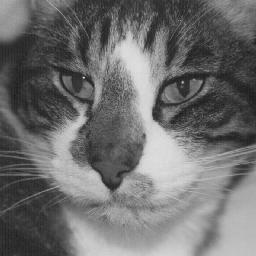
#> input picture Lezioni/Lezione_1/dorian.jpg, 256 x 256 px
$ jupyter execute --allow-errors 3_img.ipynb
#> lines starting #> are read from the running program, lines starting #| are printed output that depends on the picture
# IMMAGINI

Librerie da utilizzare

[cell 1]
import numpy as np
import matplotlib.pyplot as plt
import scipy.ndimage as ndi
import skimage.io as io

## Immagini in scala di grigio

Ricordando che le immagini in scala di grigi possono essere rappresentate come delle matrici i cui elementi possono variare tra 0 e K-1, possiamo allora impostare l'immagine come:

[cell 2]
# Carichiamo l'immagine
x = io.imread("dorian.jpg")
#> x is the input picture: shape (256, 256); min 21, max 228, mean 110.6

# Ricaviamo le dimensioni
(M,N) = x.shape
#> M = 256; N = 256

Tale codice, però, funziona solo se stiamo lavorando con immagini in un determinato formato. Se invece stiamo parlando di immagini di tipo bit raw, allora per leggerle abbiamo bisogno di conoscere:
- Dimensione dell'immagine M ed N
- Numero di bit dedicati ad ogni pixel

#> (a cell that did not finish here is left out)

Per la visualizzazione delle immagini, invece, si può utilizzate Matplotlib nel seguente modo:

[cell 4]
# Genero la finestra su cui andare a visualizzare i risultati
plt.figure(1)

# Plotto l'immagine sulla finestra target, specificando il range
# ed il colore ("gray")
plt.imshow(x, clim=[0,255], cmap="gray")

[cell 5]
# Se non specifichiamo clim, la funzione prenderà i valori di min(x) e max(x)
# come limiti del range
plt.imshow(x,clim=None,cmap="gray")

### Salvataggio dell'immagine come jpg

Dopo aver processato l'immagine è possibile salvarla in un certo formato. Tramite tale salvataggio stiamo anche effettuando una compressione di tipo JPEG. La bontà della compressione è basata sull'attributo quality dato in ingresso alla funzione

[cell 6]
x = np.uint8(x)
io.imsave("immagine70.jpg", x, quality=70)
io.imsave("immagine80.jpg", x, quality=100)
io.imsave("immagine40.jpg", x, quality=40)

Se l'immagine che però stiamo andando a comprimere è di tipo double, allora conviene eseguire il comando tofile. Ciò ci permetterà di non perdere informazione

[cell 7]
# Vado a salvare l'immagine in un formato bit-raw
np.uint(8).tofile("immagine.y")

# Altro modo, andando a salvare la variabile x come:
np.save("immagine.npy", x)

# Per caricare l'immagine nei due casi precedenti ci basterà scrivere
x = np.load("immagine.npy")

## Immagini a colori

Le immagini a colori sono rappresentate su una matrice a 3 dimensioni. Di grandezza: M x N x 3, dove 3 indica la codifica additiva RGB

[cell 8]
x = io.imread("fragole.jpg")
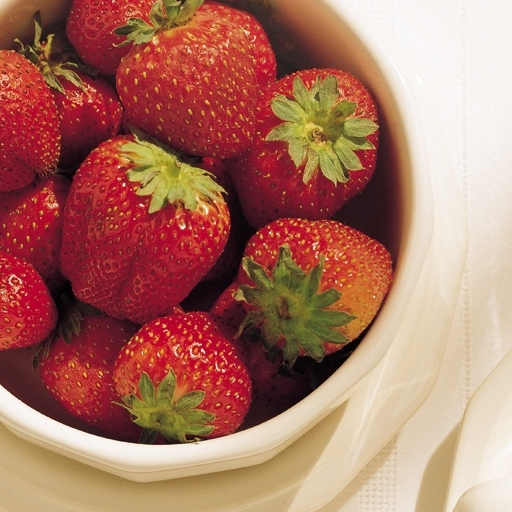
#> input picture Lezioni/Lezione_1/fragole.jpg, 512 x 512 px
#> x is the input picture: shape (512, 512, 3); mean R, G, B 171.3, 115.6, 99.6
plt.figure()
plt.imshow(x)

R = x[:,:,0]
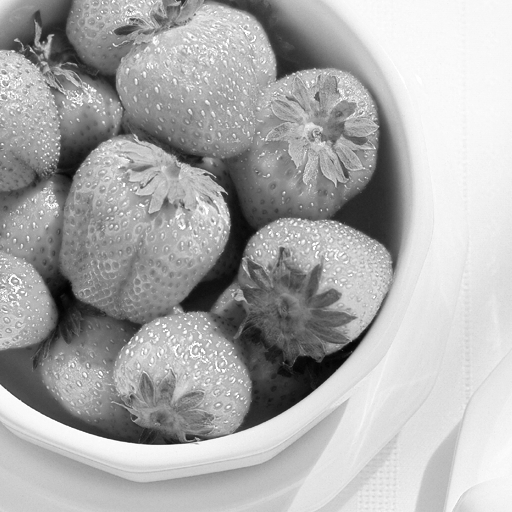
#> R: shape (512, 512); min 2, max 255, mean 171.3
G = x[:,:,1]
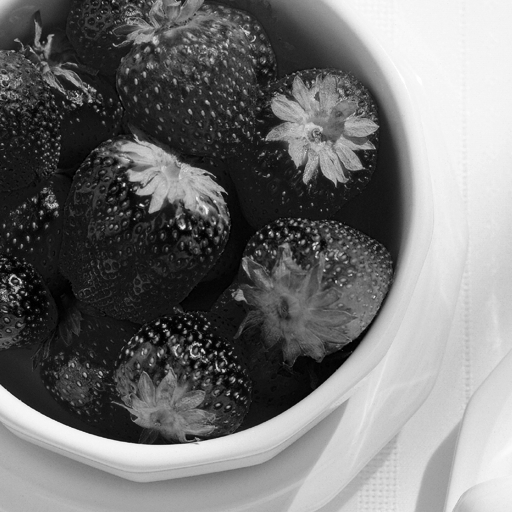
#> G: shape (512, 512); min 0, max 255, mean 115.6
B = x[:,:,2]
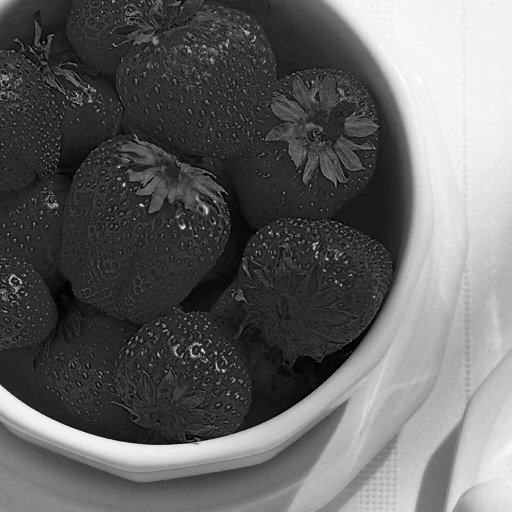
#> B: shape (512, 512); min 0, max 255, mean 99.6

plt.figure()
plt.imshow(R, clim=[0,255], cmap="gray")
plt.title("Componente Rossa")

plt.figure()
plt.imshow(G, clim=[0,255], cmap="gray")
plt.title("Componente Verde")

plt.figure()
plt.imshow(B, clim=[0,255], cmap="gray")
plt.title("Componente Blu")

Eliminazione dell'incidenza del rosso

[cell 9]
x = io.imread("fragole.jpg")
M = x.shape[0]
#> M = 512
N = x.shape[1]
#> N = 512
R = np.zeros((M,N), x.dtype)
y = np.stack((R,G,B), -1)
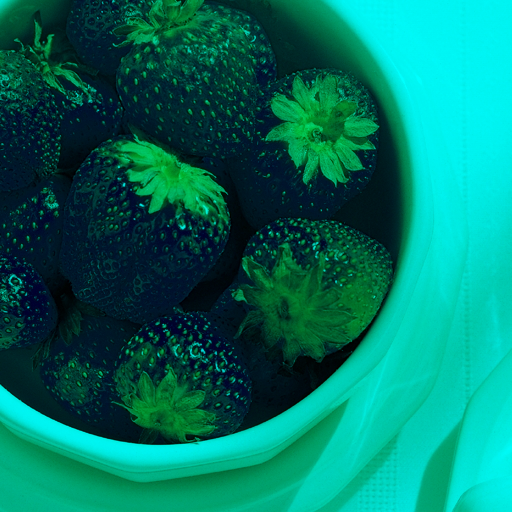
#> y: shape (512, 512, 3); mean R, G, B 0, 115.6, 99.6
plt.figure()
plt.imshow(y)
